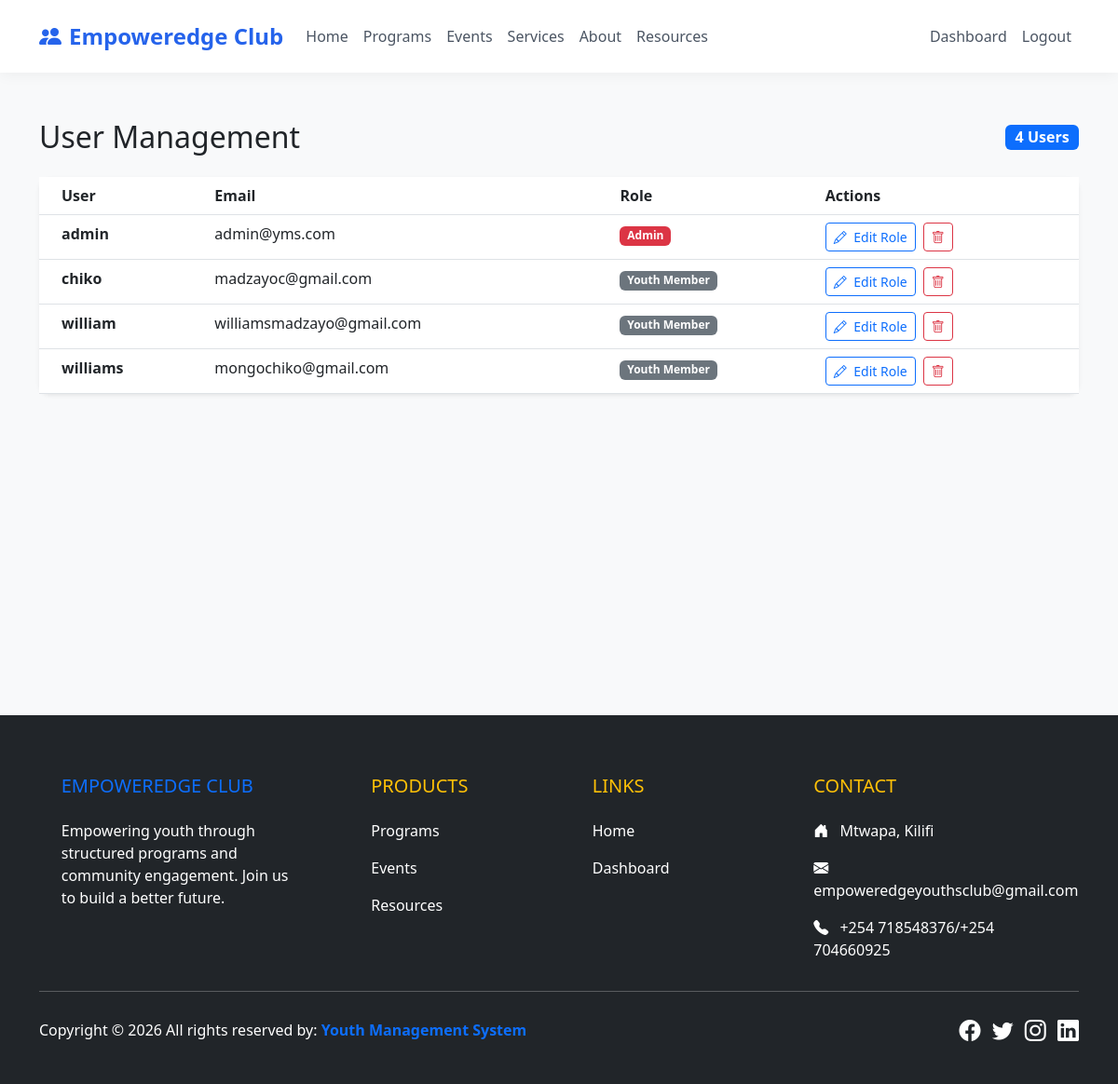
The page /accounts/manage/ (signed in) on the database its author committed.
### users/models.py (models this page shows, shortened)
class User(AbstractUser):
    class Role(models.TextChoices):
        ADMIN = 'ADMIN', _('Admin')
        YOUTH_LEADER = 'LEADER', _('Youth Leader')
        MENTOR = 'MENTOR', _('Mentor')
        YOUTH_MEMBER = 'MEMBER', _('Youth Member')
        VOLUNTEER = 'VOLUNTEER', _('Volunteer')
        GUEST = 'GUEST', _('Guest')
    role = models.CharField(max_length=20, choices=Role.choices, default=Role.YOUTH_MEMBER)
    email = models.EmailField(unique=True)
    def is_mentor(self):
        return self.role == self.Role.MENTOR
    def is_admin(self):
        return self.role == self.Role.ADMIN

### users/views_admin.py (the view)
# urls.py: path('manage/', views_admin.UserListView.as_view(), name='user_list'),
class UserListView(LoginRequiredMixin, AdminRequiredMixin, ListView):
    model = User
    template_name = 'users/user_list.html'
    context_object_name = 'users_list'
    ordering = ['username']

### users/views_admin.py (called while the page is built)
    def test_func(self):
        return self.request.user.is_authenticated and (self.request.user.is_admin() or self.request.user.is_superuser)

### templates/users/user_list.html (shortened to what this page needs)
{% extends 'base.html' %}
{% block content %}
<div class="container py-5">
    <div class="d-flex justify-content-between align-items-center mb-4">
        <h2 class="mb-0">User Management</h2>
        <span class="badge bg-primary fs-6">{{ users_list.count }} Users</span>
    </div>
    <div class="card shadow-sm">
        <div class="card-body p-0">
            <div class="table-responsive">
                <table class="table table-hover mb-0">
                    <thead class="bg-light">
                        <tr>
                            <th class="ps-4">User</th>
                            <th>Email</th>
                            <th>Role</th>
                            <th>Actions</th>
                        </tr>
                    </thead>
                    <tbody>
                        {% for u in users_list %}
                        <tr>
                            <td class="ps-4">
                                <span class="fw-bold">{{ u.username }}</span>
                            </td>
                            <td>{{ u.email }}</td>
                            <td>
                                <span
                                    class="badge {% if u.is_admin %}bg-danger{% elif u.is_mentor %}bg-info{% else %}bg-secondary{% endif %}">
                                    {{ u.get_role_display }}
                                </span>
                            </td>
                            <td>
                                <a href="{% url 'user_role_update' u.pk %}" class="btn btn-sm btn-outline-primary me-1">
                                    <i class="bi bi-pencil me-1"></i> Edit Role
                                </a>
                                <a href="{% url 'user_delete' u.pk %}" class="btn btn-sm btn-outline-danger">
                                    <i class="bi bi-trash"></i>
                                </a>
                            </td>
                        </tr>
                        {% endfor %}
                    </tbody>
                </table>
            </div>
        </div>
    </div>
</div>
{% endblock %}

### templates/base.html (style rules this page uses)
body { font-family: system-ui, -apple-system, BlinkMacSystemFont, 'Segoe UI', Roboto, Oxygen, Ubuntu, Cantarell, 'Open Sans', 'Helvetica Neue', sans-serif; background-color: #f8f9fa; }
.card { border: none; border-radius: 12px; box-shadow: 0 4px 6px -1px rgba(0, 0, 0, 0.1), 0 2px 4px -1px rgba(0, 0, 0, 0.06); transition: transform 0.2s; }

### rows shown on the page
User: username "admin", email "admin@yms.com", role "Admin"
User: username "chiko", email "madzayoc@gmail.com", role "Youth Member"
User: username "william", email "williamsmadzayo@gmail.com", role "Youth Member"
User: username "williams", email "mongochiko@gmail.com", role "Youth Member"

### other values the page prints
{{ users_list.count }} "4"
